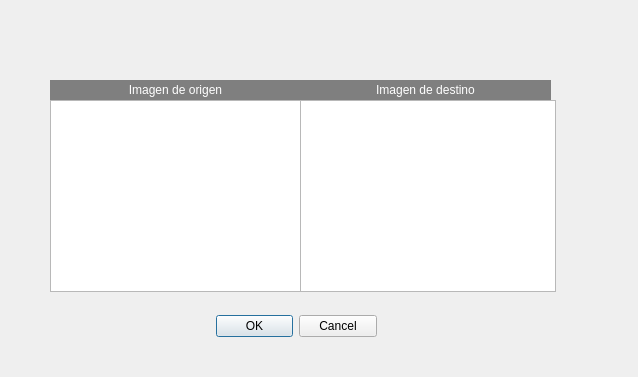
<?xml version="1.0" encoding="UTF-8"?>
<ui version="4.0">
 <class>dperspectiva</class>
 <widget class="QDialog" name="dperspectiva">
  <property name="enabled">
   <bool>true</bool>
  </property>
  <property name="geometry">
   <rect>
    <x>0</x>
    <y>0</y>
    <width>638</width>
    <height>377</height>
   </rect>
  </property>
  <property name="windowTitle">
   <string>Trnasformación perspectiva</string>
  </property>
  <widget class="QDialogButtonBox" name="buttonBox">
   <property name="geometry">
    <rect>
     <x>216</x>
     <y>310</y>
     <width>161</width>
     <height>32</height>
    </rect>
   </property>
   <property name="orientation">
    <enum>Qt::Horizontal</enum>
   </property>
   <property name="standardButtons">
    <set>QDialogButtonBox::Cancel|QDialogButtonBox::Ok</set>
   </property>
  </widget>
  <widget class="QListWidget" name="listWidget">
   <property name="geometry">
    <rect>
     <x>50</x>
     <y>100</y>
     <width>256</width>
     <height>192</height>
    </rect>
   </property>
  </widget>
  <widget class="QListWidget" name="listWidget_2">
   <property name="geometry">
    <rect>
     <x>300</x>
     <y>100</y>
     <width>256</width>
     <height>192</height>
    </rect>
   </property>
  </widget>
  <widget class="QLabel" name="label_2">
   <property name="geometry">
    <rect>
     <x>50</x>
     <y>80</y>
     <width>251</width>
     <height>20</height>
    </rect>
   </property>
   <property name="styleSheet">
    <string notr="true">background-color: rgb(127, 127, 127);
color: rgb(255, 255, 255);</string>
   </property>
   <property name="text">
    <string>Imagen de origen</string>
   </property>
   <property name="alignment">
    <set>Qt::AlignCenter</set>
   </property>
  </widget>
  <widget class="QLabel" name="label_3">
   <property name="geometry">
    <rect>
     <x>300</x>
     <y>80</y>
     <width>251</width>
     <height>20</height>
    </rect>
   </property>
   <property name="styleSheet">
    <string notr="true">background-color: rgb(127, 127, 127);
color: rgb(255, 255, 255);</string>
   </property>
   <property name="text">
    <string>Imagen de destino</string>
   </property>
   <property name="alignment">
    <set>Qt::AlignCenter</set>
   </property>
  </widget>
 </widget>
 <resources/>
 <connections>
  <connection>
   <sender>buttonBox</sender>
   <signal>accepted()</signal>
   <receiver>dperspectiva</receiver>
   <slot>accept()</slot>
   <hints>
    <hint type="sourcelabel">
     <x>248</x>
     <y>254</y>
    </hint>
    <hint type="destinationlabel">
     <x>157</x>
     <y>274</y>
    </hint>
   </hints>
  </connection>
  <connection>
   <sender>buttonBox</sender>
   <signal>rejected()</signal>
   <receiver>dperspectiva</receiver>
   <slot>reject()</slot>
   <hints>
    <hint type="sourcelabel">
     <x>316</x>
     <y>260</y>
    </hint>
    <hint type="destinationlabel">
     <x>286</x>
     <y>274</y>
    </hint>
   </hints>
  </connection>
 </connections>
</ui>
